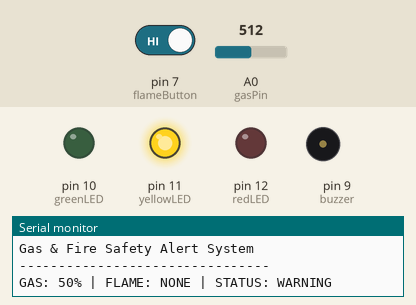
Bench run of a sketch on a simulated Arduino Uno, built with avr-gcc and run on an emulated ATmega328P. On the bench: output pins drawn as LEDs (lit = HIGH), buzzer (waves = sounding), the last lines printed to the serial monitor. The test bench sets the inputs (shaded band); at power-on: A0 (gasPin) = 512, pin 7 (flameButton) HIGH.

Above: at 1.2 s.
1.3 s: A0 (gasPin) set to 609
4.3 s: A0 (gasPin) set to 641
At 5.0 s:
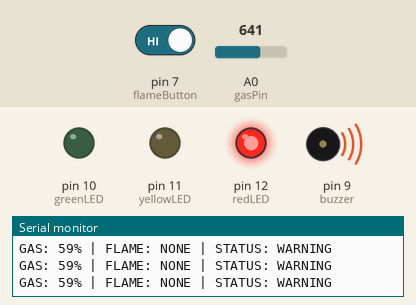
5.8 s: pin 7 (flameButton) driven LOW
At 8.7 s:
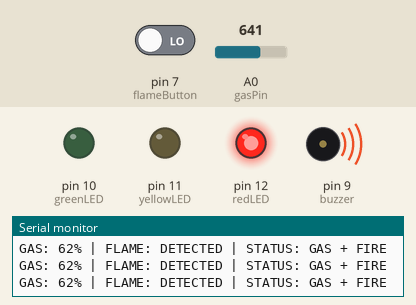
8.8 s: pin 7 (flameButton) driven HIGH
At 9.9 s:
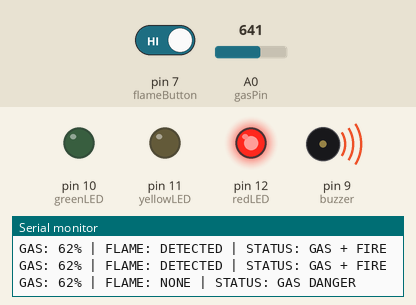
10.3 s: A0 (gasPin) set to 306
At 10.8 s:
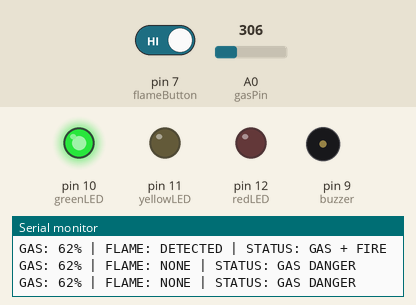
11.8 s: A0 (gasPin) set to 315
At 12.04 s:
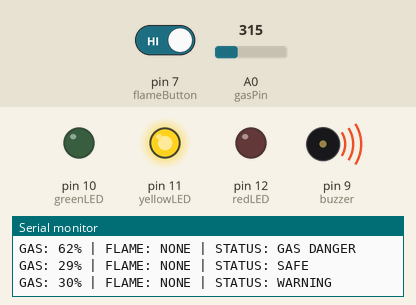
Timing chart, 0 to 15.8 s (numbered marks = the images above; inputs shaded):
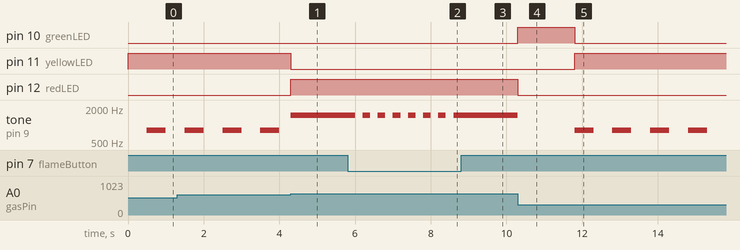

Measured:
- the behaviour switches between 624 and 625 on A0 (gasPin) (found by bisection; images 0 and 1)
- the behaviour switches between 306 and 307 on A0 (gasPin) (found by bisection; images 4 and 5)
- after the input at 4.3 s, pin 11 (yellowLED): HIGH → LOW at once; pin 12 (redLED): LOW → HIGH at once
- after the input at 5.8 s, tone on pin 9 (buzzer): alternates 1500 Hz for 0.20 s and silent for 0.20 s, starting after 0.20 s
- after the input at 8.8 s, tone on pin 9 (buzzer): stops changing and stays 1500 Hz
- after the input at 10.3 s, pin 10 (greenLED): LOW → HIGH at once; pin 12 (redLED): HIGH → LOW at once; tone on pin 9 (buzzer): 1500 Hz → silent at once
- after the input at 11.8 s, pin 10 (greenLED): HIGH → LOW at once; pin 11 (yellowLED): LOW → HIGH at once; tone on pin 9 (buzzer): alternates 800 Hz for 0.50 s and silent for 0.50 s, starting at once
- by itself, tone on pin 9 (buzzer): alternates 800 Hz for 0.50 s and silent for 0.50 s

The sketch:

gas-fire-alert.ino
```cpp
const int gasPin = A0;
const int flameButton = 7;

const int buzzer = 9;
const int greenLED = 10;
const int yellowLED = 11;
const int redLED = 12;

unsigned long previousMillis = 0;
unsigned long serialMillis = 0;

bool buzzerState = false;

void setup() {


  pinMode(flameButton, INPUT_PULLUP);

  pinMode(buzzer, OUTPUT);
  pinMode(greenLED, OUTPUT);
  pinMode(yellowLED, OUTPUT);
  pinMode(redLED, OUTPUT);

  Serial.begin(9600);


  digitalWrite(greenLED, HIGH);
  digitalWrite(yellowLED, LOW);
  digitalWrite(redLED, LOW);
  noTone(buzzer);

  Serial.println("Gas & Fire Safety Alert System");
  Serial.println("--------------------------------");
}

void loop() {


  int gasValue = analogRead(gasPin);

  int gasPercent = map(gasValue, 0, 1023, 0, 100);


  bool flameDetected = (digitalRead(flameButton) == LOW);


  unsigned long currentMillis = millis();


  if (gasPercent > 60 && flameDetected) {

    digitalWrite(greenLED, LOW);
    digitalWrite(yellowLED, LOW);
    digitalWrite(redLED, HIGH);


    if (currentMillis - previousMillis >= 200) {

      previousMillis = currentMillis;

      buzzerState = !buzzerState;

      if (buzzerState) {
        tone(buzzer, 1500);
      }
      else {
        noTone(buzzer);
      }
    }

    printStatus(gasPercent, "DETECTED", "GAS + FIRE");
  }


  else if (flameDetected) {

    digitalWrite(greenLED, LOW);
    digitalWrite(yellowLED, LOW);
    digitalWrite(redLED, HIGH);


    if (currentMillis - previousMillis >= 500) {

      previousMillis = currentMillis;

      buzzerState = !buzzerState;

      if (buzzerState) {
        tone(buzzer, 1000);
      }
      else {
        noTone(buzzer);
      }
    }

    printStatus(gasPercent, "DETECTED", "FIRE");
  }


  else if (gasPercent > 60) {

    digitalWrite(greenLED, LOW);
    digitalWrite(yellowLED, LOW);
    digitalWrite(redLED, HIGH);


    tone(buzzer, 1500);

    printStatus(gasPercent, "NONE", "GAS DANGER");
  }


  else if (gasPercent >= 30) {

    digitalWrite(greenLED, LOW);
    digitalWrite(yellowLED, HIGH);
    digitalWrite(redLED, LOW);


    if (currentMillis - previousMillis >= 500) {

      previousMillis = currentMillis;

      buzzerState = !buzzerState;

      if (buzzerState) {
        tone(buzzer, 800);
      }
      else {
        noTone(buzzer);
      }
    }

    printStatus(gasPercent, "NONE", "WARNING");
  }


  else {

    digitalWrite(greenLED, HIGH);
    digitalWrite(yellowLED, LOW);
    digitalWrite(redLED, LOW);

    noTone(buzzer);

    buzzerState = false;

    printStatus(gasPercent, "NONE", "SAFE");
  }
}


void printStatus(int gasPercent,
                 const char* flameStatus,
                 const char* status) {

  unsigned long currentMillis = millis();


  if (currentMillis - serialMillis >= 1000) {

    serialMillis = currentMillis;

    Serial.print("GAS: ");
    Serial.print(gasPercent);

    Serial.print("% | FLAME: ");
    Serial.print(flameStatus);

    Serial.print(" | STATUS: ");
    Serial.println(status);
  }
}
```
